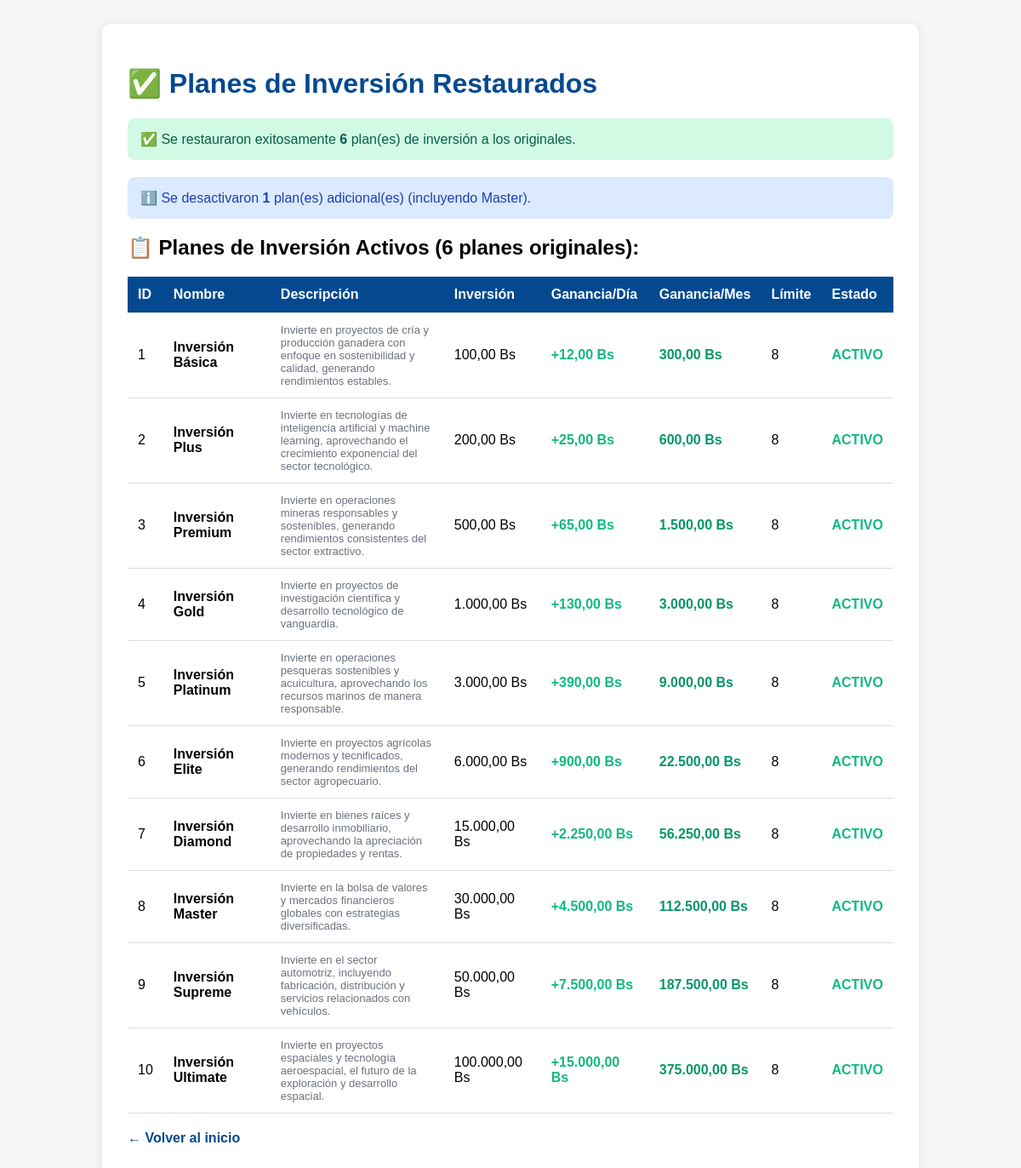
/restaurar_planes_6_originales.php, run on the app's committed database.
### tables this page shows
CREATE TABLE IF NOT EXISTS tipos_inversion (
    id INT AUTO_INCREMENT PRIMARY KEY,
    nombre VARCHAR(100) NOT NULL,
    descripcion TEXT,
    precio_inversion DECIMAL(10, 2) NOT NULL,
    ganancia_diaria DECIMAL(10, 2) NOT NULL,
    ganancia_mensual DECIMAL(10, 2) NOT NULL,
    limite_inversion INT DEFAULT 1,
    imagen VARCHAR(255),
    duracion_dias INT DEFAULT 30,
    estado ENUM('activo', 'inactivo') DEFAULT 'activo',
    fecha_creacion TIMESTAMP DEFAULT CURRENT_TIMESTAMP
);

### restaurar_planes_6_originales.php (the view, shortened to what this page needs)
<?php
$conn = getConnection();
$planes_originales = [
    [
        'id' => 1,
        'nombre' => 'Inversión Básica',
        'descripcion' => 'Perfecta para empezar en el mundo de las inversiones',
        'precio_inversion' => 100.00,
        'ganancia_diaria' => 12.00,
        'ganancia_mensual' => 300.00
    ],
    [
        'id' => 2,
        'nombre' => 'Inversión Plus',
        'descripcion' => 'Inversión ideal para obtener mejores rendimientos',
        'precio_inversion' => 200.00,
        'ganancia_diaria' => 25.00,
        'ganancia_mensual' => 600.00
    ],
    [
        'id' => 3,
        'nombre' => 'Inversión Premium',
        'descripcion' => 'Para inversionistas más experimentados',
        'precio_inversion' => 500.00,
        'ganancia_diaria' => 65.00,
        'ganancia_mensual' => 1500.00
    ],
    [
        'id' => 4,
        'nombre' => 'Inversión Gold',
        'descripcion' => 'Nivel avanzado de inversión',
        'precio_inversion' => 1000.00,
        'ganancia_diaria' => 130.00,
        'ganancia_mensual' => 3000.00
    ],
    [
        'id' => 5,
        'nombre' => 'Inversión Platinum',
        'descripcion' => 'Para inversionistas profesionales',
        'precio_inversion' => 2000.00,
        'ganancia_diaria' => 260.00,
        'ganancia_mensual' => 6000.00
    ],
    [
        'id' => 6,
        'nombre' => 'Inversión Diamond',
        'descripcion' => 'Máximo nivel de inversión',
        'precio_inversion' => 5000.00,
        'ganancia_diaria' => 650.00,
        'ganancia_mensual' => 15000.00
    ]
];
$actualizados = 0;
$desactivados = 0;
$errores = [];
foreach ($planes_originales as $plan) {
    $stmt = $conn->prepare("UPDATE tipos_inversion SET nombre = ?, descripcion = ?, estado = 'activo' WHERE id = ?");
    $stmt->bind_param("ssi", $plan['nombre'], $plan['descripcion'], $plan['id']);
    if ($stmt->execute()) {
        $actualizados++;
    } else {
        $errores[] = "Error al actualizar ID {$plan['id']}: " . $stmt->error;
    }
}
$ids_permitidos = [1, 2, 3, 4, 5, 6];
$placeholders = implode(',', array_fill(0, count($ids_permitidos), '?'));
$stmt = $conn->prepare("UPDATE tipos_inversion SET estado = 'inactivo' WHERE id NOT IN ($placeholders)");
$types = str_repeat('i', count($ids_permitidos));
$stmt->bind_param($types, ...$ids_permitidos);
if ($stmt->execute()) {
    $desactivados = $stmt->affected_rows;
} else {
    $errores[] = "Error al desactivar planes: " . $stmt->error;
}
echo "<!DOCTYPE html>";
echo "<html lang='es'>";
echo "<head>";
echo "</head>";
echo "<body>";
echo "<div class='container'>";
echo "<h1>✅ Planes de Inversión Restaurados</h1>";
if ($actualizados > 0) {
    echo "<div class='success'>";
    echo "✅ Se restauraron exitosamente <strong>{$actualizados}</strong> plan(es) de inversión a los originales.";
    echo "</div>";
}
if ($desactivados > 0) {
    echo "<div class='info'>";
    echo "ℹ️ Se desactivaron <strong>{$desactivados}</strong> plan(es) adicional(es) (incluyendo Master).";
    echo "</div>";
}
$result = $conn->query("SELECT id, nombre, descripcion, precio_inversion, ganancia_diaria, ganancia_mensual, limite_inversion, estado FROM tipos_inversion WHERE estado = 'activo' ORDER BY precio_inversion ASC");
echo "<h2>📋 Planes de Inversión Activos (6 planes originales):</h2>";
echo "<table>";
echo "<tr><th>ID</th><th>Nombre</th><th>Descripción</th><th>Inversión</th><th>Ganancia/Día</th><th>Ganancia/Mes</th><th>Límite</th><th>Estado</th></tr>";
while ($row = $result->fetch_assoc()) {
    echo "<tr>";
    echo "<td>{$row['id']}</td>";
    echo "<td><strong>{$row['nombre']}</strong></td>";
    echo "<td class='desc'>{$row['descripcion']}</td>";
    echo "<td>" . number_format($row['precio_inversion'], 2, ',', '.') . " Bs</td>";
    echo "<td style='color: #10b981; font-weight: 600;'>+" . number_format($row['ganancia_diaria'], 2, ',', '.') . " Bs</td>";
    echo "<td style='color: #059669; font-weight: 600;'>" . number_format($row['ganancia_mensual'], 2, ',', '.') . " Bs</td>";
    echo "<td>{$row['limite_inversion']}</td>";
    echo "<td><span style='color: #10b981; font-weight: 600;'>" . strtoupper($row['estado']) . "</span></td>";
    echo "</tr>";
}
echo "</table>";
echo "<p style='margin-top: 20px;'><a href='index.php' style='color: #044990; text-decoration: none; font-weight: 600;'>← Volver al inicio</a></p>";
echo "</div>";
echo "</body>";
echo "</html>";
?>

### data on the page
tipos_inversion: id "1", nombre "Inversión Básica", descripcion "Invierte en proyectos de cría y producción ganadera con enfoque en sostenibilidad y calidad, generando rendimientos estables.", precio_inversion "100,00", ganancia_diaria "12,00", ganancia_mensual "300,00", limite_inversion "8", estado "ACTIVO"
tipos_inversion: id "2", nombre "Inversión Plus", descripcion "Invierte en tecnologías de inteligencia artificial y machine learning, aprovechando el crecimiento exponencial del sector tecnológico.", precio_inversion "200,00", ganancia_diaria "25,00", ganancia_mensual "600,00", limite_inversion "8", estado "ACTIVO"
tipos_inversion: id "3", nombre "Inversión Premium", descripcion "Invierte en operaciones mineras responsables y sostenibles, generando rendimientos consistentes del sector extractivo.", precio_inversion "500,00", ganancia_diaria "65,00", ganancia_mensual "1.500,00", limite_inversion "8", estado "ACTIVO"
tipos_inversion: id "4", nombre "Inversión Gold", descripcion "Invierte en proyectos de investigación científica y desarrollo tecnológico de vanguardia.", precio_inversion "1.000,00", ganancia_diaria "130,00", ganancia_mensual "3.000,00", limite_inversion "8", estado "ACTIVO"
tipos_inversion: id "5", nombre "Inversión Platinum", descripcion "Invierte en operaciones pesqueras sostenibles y acuicultura, aprovechando los recursos marinos de manera responsable.", precio_inversion "3.000,00", ganancia_diaria "390,00", ganancia_mensual "9.000,00", limite_inversion "8", estado "ACTIVO"
tipos_inversion: id "6", nombre "Inversión Elite", descripcion "Invierte en proyectos agrícolas modernos y tecnificados, generando rendimientos del sector agropecuario.", precio_inversion "6.000,00", ganancia_diaria "900,00", ganancia_mensual "22.500,00", limite_inversion "8", estado "ACTIVO"
tipos_inversion: id "7", nombre "Inversión Diamond", descripcion "Invierte en bienes raíces y desarrollo inmobiliario, aprovechando la apreciación de propiedades y rentas.", precio_inversion "15.000,00", ganancia_diaria "2.250,00", ganancia_mensual "56.250,00", limite_inversion "8", estado "ACTIVO"
tipos_inversion: id "8", nombre "Inversión Master", descripcion "Invierte en la bolsa de valores y mercados financieros globales con estrategias diversificadas.", precio_inversion "30.000,00", ganancia_diaria "4.500,00", ganancia_mensual "112.500,00", limite_inversion "8", estado "ACTIVO"
tipos_inversion: id "9", nombre "Inversión Supreme", descripcion "Invierte en el sector automotriz, incluyendo fabricación, distribución y servicios relacionados con vehículos.", precio_inversion "50.000,00", ganancia_diaria "7.500,00", ganancia_mensual "187.500,00", limite_inversion "8", estado "ACTIVO"
tipos_inversion: id "10", nombre "Inversión Ultimate", descripcion "Invierte en proyectos espaciales y tecnología aeroespacial, el futuro de la exploración y desarrollo espacial.", precio_inversion "100.000,00", ganancia_diaria "15.000,00", ganancia_mensual "375.000,00", limite_inversion "8", estado "ACTIVO"

### other printed values
$actualizados "6"
$desactivados "1"
